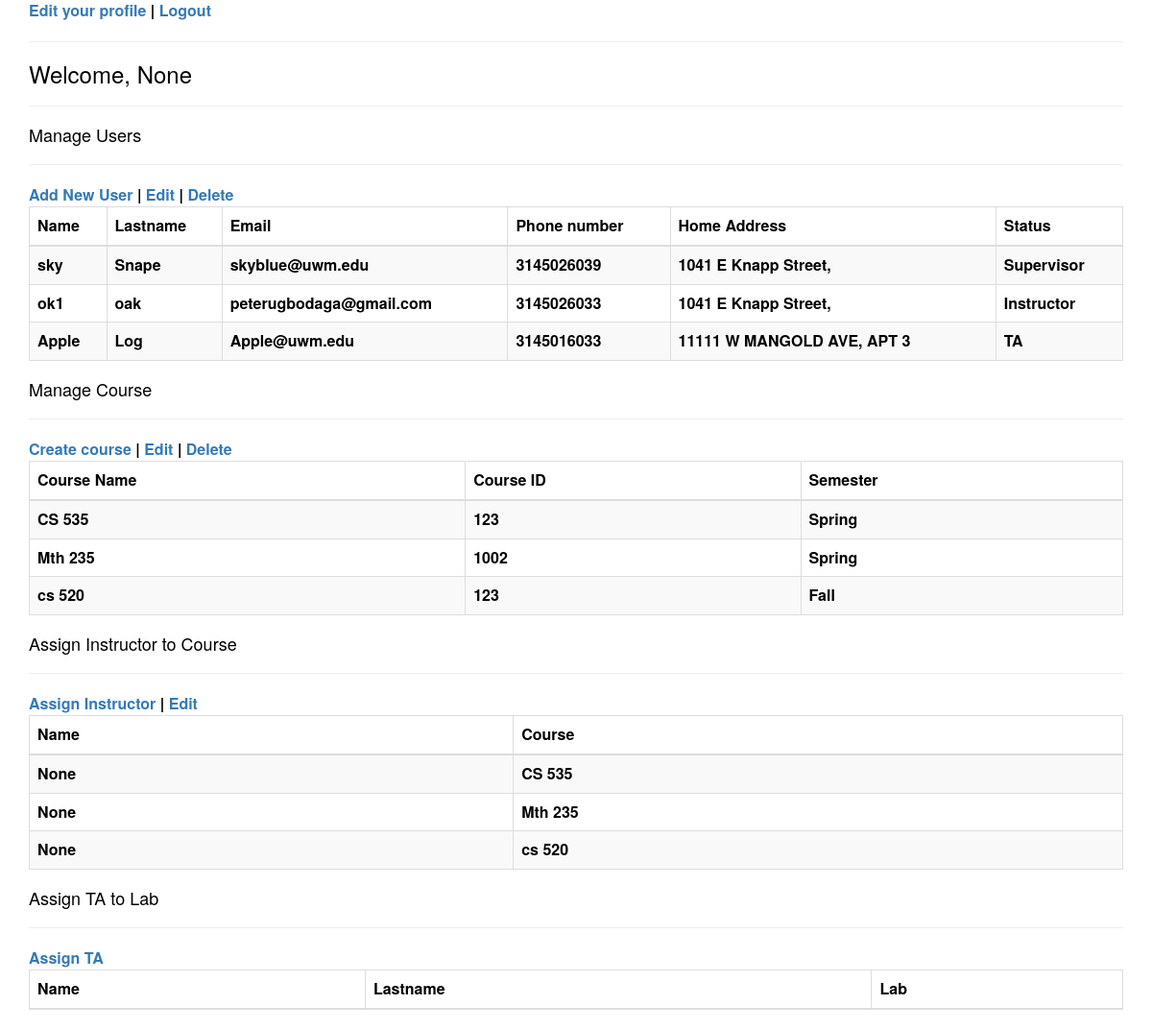
/supervisor/, run on an earlier commit of the app's database.
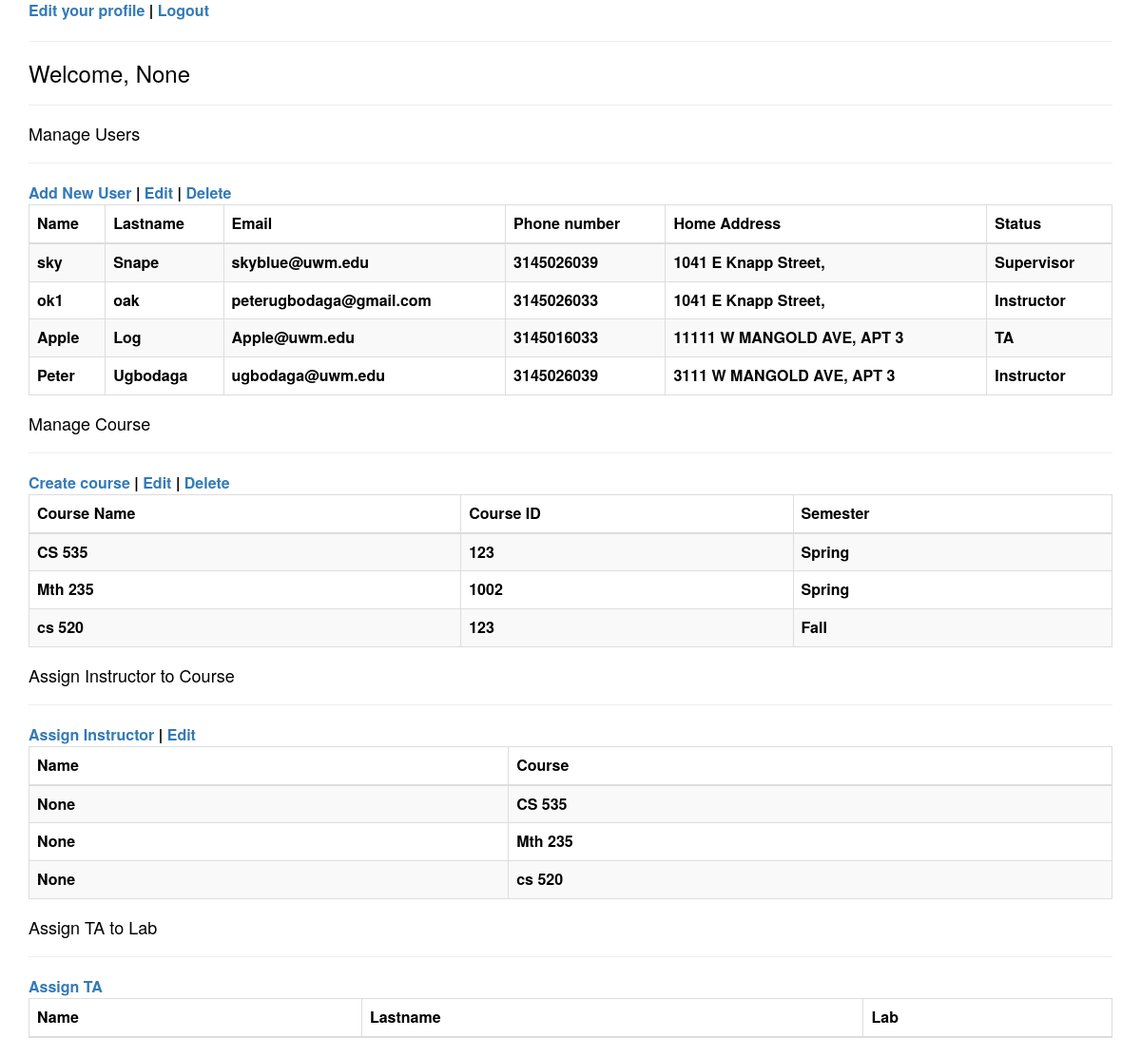
And on a later commit of the database.
### TA_Scheduler/models.py (models this page shows)
class Account(models.Model):
    name = models.CharField(max_length=20, null=True)
    lastname = models.CharField(max_length=20, null=True)
    email = models.EmailField(max_length=254, null=True)
    phone_number = models.IntegerField(null=True)
    home_address = models.CharField(max_length=100, null=True)
    password = models.CharField(max_length=20, default="123")
    status = models.CharField(max_length=20, null=True)

class Course(models.Model):
    name = models.CharField(max_length=30)
    cId = models.IntegerField(null=True)
    semester = models.CharField(max_length=20, null=True)
    instructor_name = models.CharField(max_length=20, null=True)

### TA_Scheduler/views.py (the view)
# urls.py: path('supervisor/', AdminView.as_view(), name='supervisor'),
class AdminView(View):
    def get(self, request):
        return render(request, 'AdminP.html', {"accounts": Account.objects.all(),
                                               "courses": Course.objects.all(),
                                               "name": request.session.get("username")})

### templates/AdminP.html (shortened to what this page needs)
<!DOCTYPE html>
<html>
<head>
	<link rel="stylesheet" href="https://maxcdn.bootstrapcdn.com/bootstrap/3.3.5/css/bootstrap.min.css">
</head>
<body>
<div class="container">
	<a href=" ">Edit your profile</a> | <a href="/">Logout</a>
	<hr>
	<h3>Welcome, {{name}} </h3>
	<hr>
    <h4>Manage Users</h4>
	<hr>
	<a href="/newAccount">Add New User</a> | <a href="">Edit</a> | <a href="/delete_account">Delete</a>
	<table class="table class table-bordered table-striped table-hovered">
		<thead>
			<tr>
				<th>Name</th>
                <th>Lastname</th>
				<th>Email</th>
				<th>Phone number</th>
				<th>Home Address</th>
				<th>Status</th>
			</tr>
		</thead>
        <tbody>
            {%for user in accounts %}
            <tr>
				    <td>{{user.name}}</td>
				    <td>{{user.lastname }}</td>
				    <td>{{user.email}}</td>
				    <td>{{user.phone_number}}</td>
                    <td>{{user.home_address}}</td>
                    <td>{{user.status}}</td>
            </tr>
            {%endfor%}
        </tbody>
	</table>
    <h4>Manage Course</h4>
	<hr>
	<a href="/courses">Create course</a> | <a href="">Edit</a> | <a href="/delete_course">Delete</a>
	<table class="table class table-bordered table-striped table-hovered">
		<thead>
			<tr>
				<th>Course Name</th>
                <th>Course ID</th>
				<th>Semester</th>
			</tr>
		</thead>
		<tbody>
		{% for course in courses %}
			<tr>
                <td>{{course.name}}</td>
                <td>{{course.cId}}</td>
                <td>{{course.semester}}</td>
			</tr>
			{%endfor%}
		</tbody>
	</table>
    <h4>Assign Instructor to Course</h4>
	<hr>
	<a href="/assign_instructor_to_course">Assign Instructor</a> | <a href="">Edit</a>
	<table class="table class table-bordered table-striped table-hovered">
		<thead>
			<tr>
				<th>Name</th>
				<th>Course</th>
			</tr>
		</thead>
		<tbody>
		{% for course in courses %}
			<tr>
				<td>{{course.instructor_name}}</td>
				<td>{{course.name}}</td>
			</tr>
        {%endfor%}
		</tbody>
	</table>
    <h4>Assign TA to Lab</h4>
	<hr>
	<a href="/assign_ta_to_lab">Assign TA</a>
	<table class="table class table-bordered table-striped table-hovered">
		<thead>
			<tr>
				<th>Name</th>
                <th>Lastname</th>
				<th>Lab</th>
			</tr>
		</thead>
	</table>
</div>
</body>
</html>

What changed in the data, as far as the page shows it:
added Account: name "Peter", lastname "Ugbodaga", email "ugbodaga@uwm.edu", phone_number "3145026039", home_address "3111 W MANGOLD AVE, APT 3", status "Instructor"
